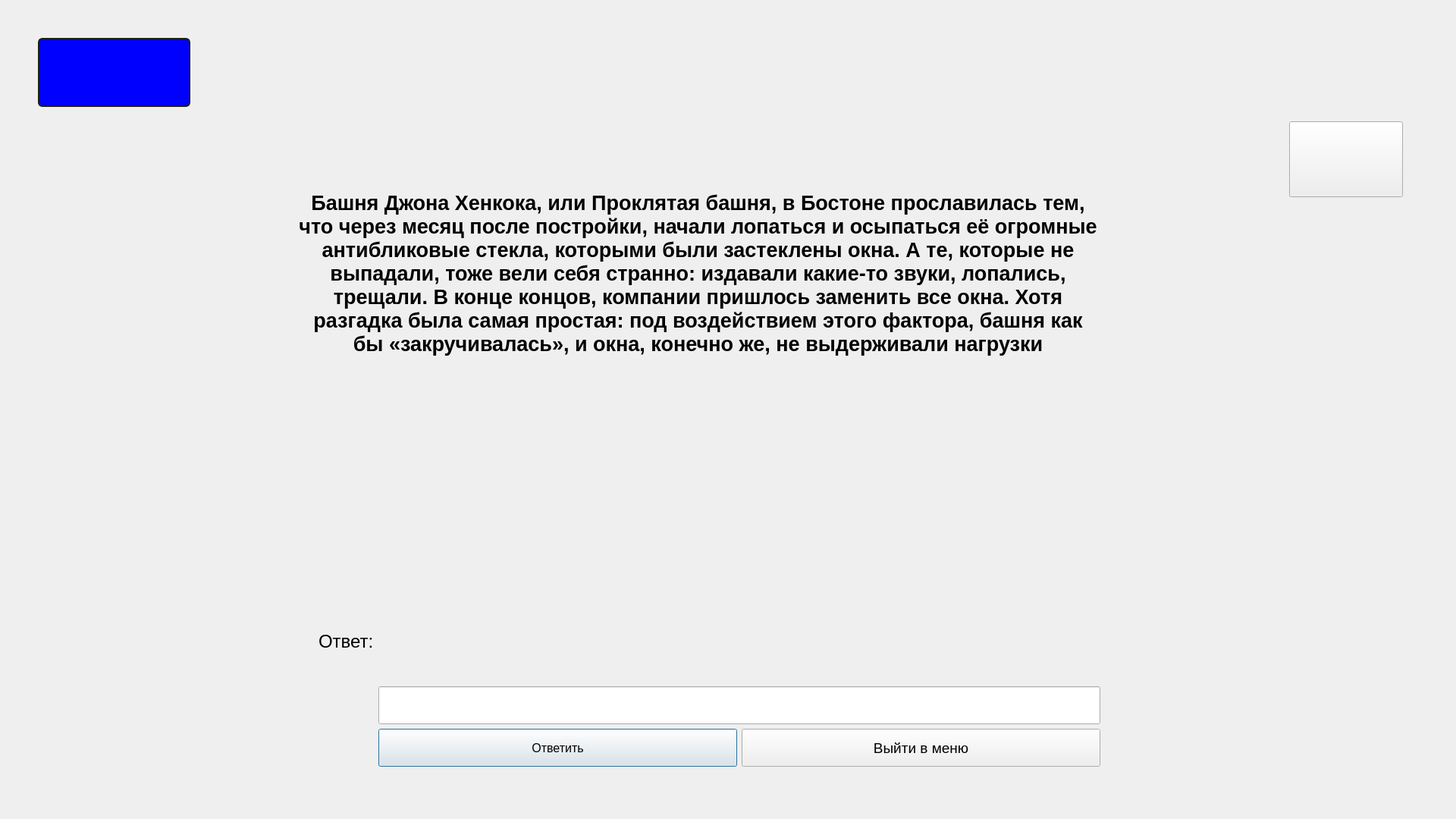
<?xml version="1.0" encoding="UTF-8"?>
<ui version="4.0">
 <class>window122</class>
 <widget class="QDialog" name="window122">
  <property name="geometry">
   <rect>
    <x>0</x>
    <y>0</y>
    <width>1920</width>
    <height>1080</height>
   </rect>
  </property>
  <property name="windowTitle">
   <string>Dialog</string>
  </property>
  <widget class="QLabel" name="label_score">
   <property name="geometry">
    <rect>
     <x>50</x>
     <y>50</y>
     <width>201</width>
     <height>91</height>
    </rect>
   </property>
   <property name="styleSheet">
    <string notr="true">QLabel
{
font-weight: bold;
    color: yellow;
    background-color: blue;
    border-width: 2px;
    border-color: #1e1e1e;
    border-style: solid;
    border-radius: 6;
    padding: 3px;
    font-size: 40px;
    padding-left: 5px;
    padding-right: 5px;
}

QPushButton:pressed
{
    background-color: QLinearGradient( x1: 0, y1: 0, x2: 0, y2: 1, stop: 0 #2d2d2d, stop: 0.1 #2b2b2b, stop: 0.5 #292929, stop: 0.9 #282828, stop: 1 #252525);
}

QPushButton:hover
{
    border: 2px solid QLinearGradient( x1: 0, y1: 0, x2: 0, y2: 1, stop: 0 #ffa02f, stop: 1 #d7801a);
}

QPushButton:focus {
    border-color: yellow;
   outline: none;
}</string>
   </property>
   <property name="text">
    <string/>
   </property>
  </widget>
  <widget class="QStackedWidget" name="stackedWidget">
   <property name="geometry">
    <rect>
     <x>-50</x>
     <y>150</y>
     <width>1920</width>
     <height>1080</height>
    </rect>
   </property>
   <property name="currentIndex">
    <number>0</number>
   </property>
   <widget class="QWidget" name="page">
    <widget class="QLabel" name="label">
     <property name="geometry">
      <rect>
       <x>440</x>
       <y>10</y>
       <width>1061</width>
       <height>401</height>
      </rect>
     </property>
     <property name="font">
      <font>
       <pointsize>20</pointsize>
       <weight>75</weight>
       <bold>true</bold>
      </font>
     </property>
     <property name="text">
      <string>Башня Джона Хенкока, или Проклятая башня, в Бостоне прославилась тем, что через месяц после постройки, начали лопаться и осыпаться её огромные антибликовые стекла, которыми были застеклены окна. А те, которые не выпадали, тоже вели себя странно: издавали какие-то звуки, лопались, трещали. В конце концов, компании пришлось заменить все окна. Хотя разгадка была самая простая: под воздействием этого фактора, башня как бы «закручивалась», и окна, конечно же, не выдерживали нагрузки</string>
     </property>
     <property name="textFormat">
      <enum>Qt::AutoText</enum>
     </property>
     <property name="scaledContents">
      <bool>false</bool>
     </property>
     <property name="alignment">
      <set>Qt::AlignCenter</set>
     </property>
     <property name="wordWrap">
      <bool>true</bool>
     </property>
    </widget>
    <widget class="QWidget" name="layoutWidget">
     <property name="geometry">
      <rect>
       <x>470</x>
       <y>530</y>
       <width>1031</width>
       <height>331</height>
      </rect>
     </property>
     <layout class="QHBoxLayout" name="horizontalLayout_2">
      <item>
       <widget class="QLabel" name="label_4">
        <property name="minimumSize">
         <size>
          <width>0</width>
          <height>100</height>
         </size>
        </property>
        <property name="font">
         <font>
          <pointsize>18</pointsize>
         </font>
        </property>
        <property name="text">
         <string>Ответ:</string>
        </property>
       </widget>
      </item>
      <item>
       <layout class="QVBoxLayout" name="verticalLayout">
        <item>
         <widget class="QLabel" name="label_result">
          <property name="minimumSize">
           <size>
            <width>0</width>
            <height>200</height>
           </size>
          </property>
          <property name="font">
           <font>
            <pointsize>30</pointsize>
            <weight>75</weight>
            <bold>true</bold>
           </font>
          </property>
          <property name="styleSheet">
           <string notr="true"/>
          </property>
          <property name="text">
           <string/>
          </property>
         </widget>
        </item>
        <item>
         <widget class="QLineEdit" name="lineEdit_answer">
          <property name="minimumSize">
           <size>
            <width>0</width>
            <height>50</height>
           </size>
          </property>
          <property name="font">
           <font>
            <pointsize>20</pointsize>
            <weight>75</weight>
            <bold>true</bold>
           </font>
          </property>
          <property name="text">
           <string/>
          </property>
         </widget>
        </item>
        <item>
         <layout class="QHBoxLayout" name="horizontalLayout">
          <item>
           <widget class="QPushButton" name="pushButton_answer">
            <property name="enabled">
             <bool>true</bool>
            </property>
            <property name="minimumSize">
             <size>
              <width>0</width>
              <height>50</height>
             </size>
            </property>
            <property name="font">
             <font>
              <pointsize>12</pointsize>
             </font>
            </property>
            <property name="text">
             <string>Ответить</string>
            </property>
           </widget>
          </item>
          <item>
           <widget class="QPushButton" name="pushButton_11">
            <property name="minimumSize">
             <size>
              <width>0</width>
              <height>50</height>
             </size>
            </property>
            <property name="font">
             <font>
              <pointsize>14</pointsize>
             </font>
            </property>
            <property name="text">
             <string>Выйти в меню</string>
            </property>
           </widget>
          </item>
         </layout>
        </item>
       </layout>
      </item>
     </layout>
    </widget>
    <widget class="QPushButton" name="show_hit">
     <property name="geometry">
      <rect>
       <x>1750</x>
       <y>10</y>
       <width>150</width>
       <height>100</height>
      </rect>
     </property>
     <property name="text">
      <string/>
     </property>
    </widget>
   </widget>
   <widget class="QWidget" name="page_2">
    <widget class="QPushButton" name="close_hit">
     <property name="geometry">
      <rect>
       <x>1750</x>
       <y>10</y>
       <width>150</width>
       <height>100</height>
      </rect>
     </property>
     <property name="text">
      <string/>
     </property>
    </widget>
   </widget>
   <widget class="QWidget" name="page_3"/>
  </widget>
  <widget class="QLabel" name="label_2">
   <property name="geometry">
    <rect>
     <x>0</x>
     <y>0</y>
     <width>1920</width>
     <height>1080</height>
    </rect>
   </property>
   <property name="text">
    <string/>
   </property>
  </widget>
  <zorder>label_2</zorder>
  <zorder>label_score</zorder>
  <zorder>stackedWidget</zorder>
 </widget>
 <resources/>
 <connections/>
</ui>
